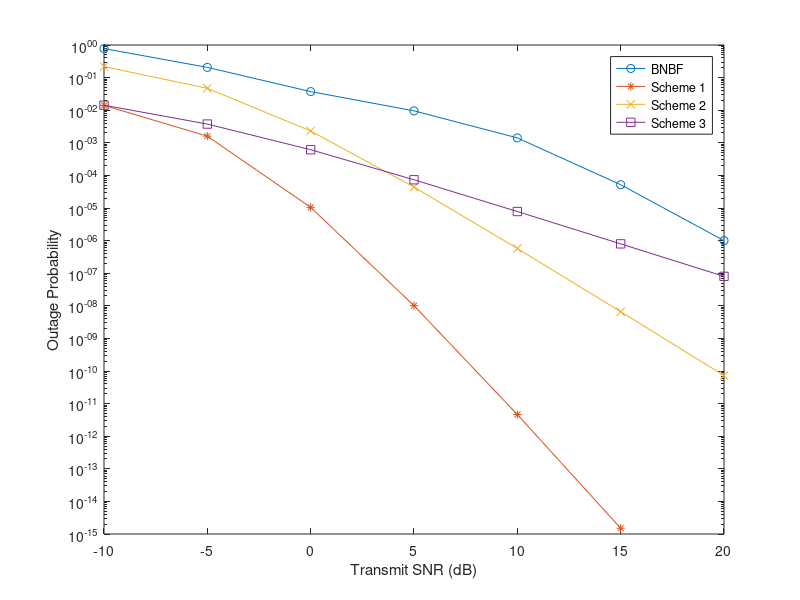

Recreate this plot in MATLAB.
clc; clear variables; close all;

snravg_dB = -10:5:20;
load('BNBF.mat');
load('S1.mat');
load('S2.mat');
load('S3.mat');


figure
semilogy(snravg_dB,BNBF,'o-',...
    snravg_dB,S1,'*-', ...
    snravg_dB,S2,'x-', ...
    snravg_dB,S3,'s-')

xlabel('Transmit SNR (dB)')
ylabel('Outage Probability')
legend('BNBF','Scheme 1','Scheme 2','Scheme 3')
set(gca,'XTick',-10:5:20)

